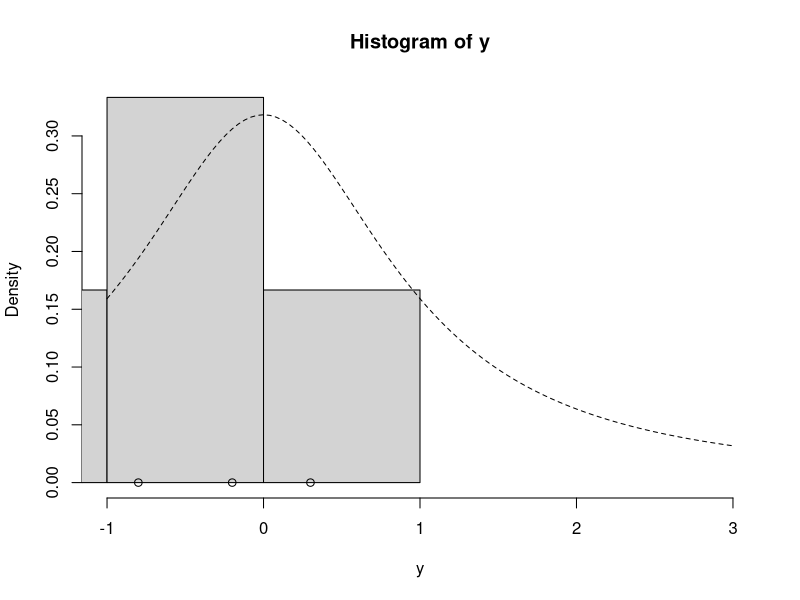
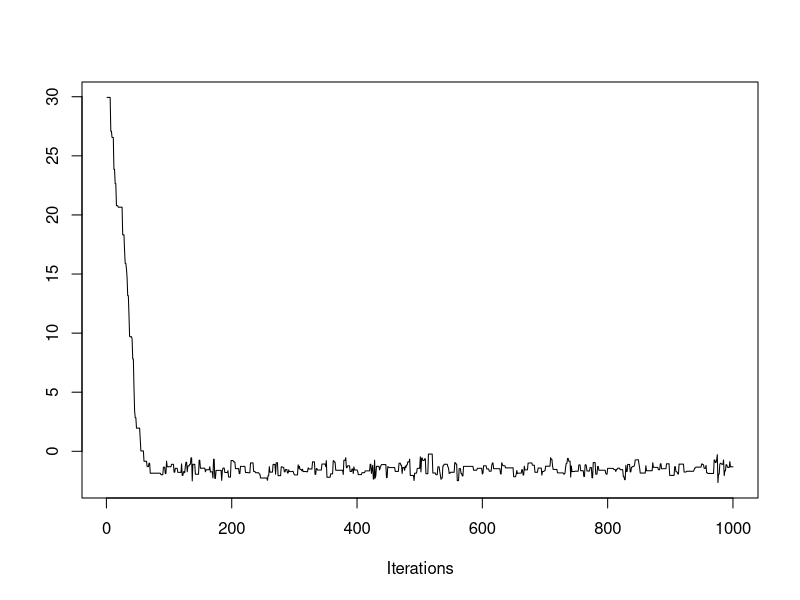
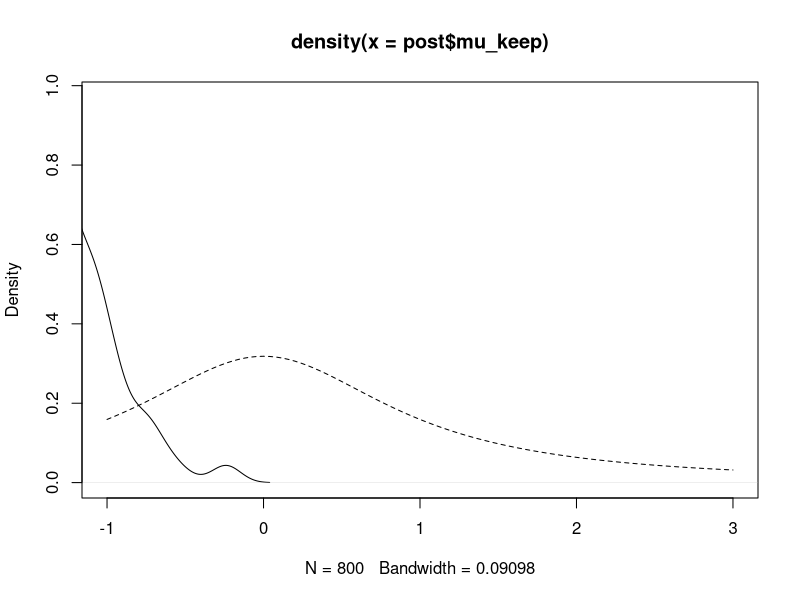

Source code (R) for these figures, in order:
lg = function(mu, n, ybar) {
  mu2 = mu^2
  n* (ybar*mu - mu2/2) - log(1.0 + mu2)
}

mh = function(n, ybar, n_iter, mu_init, cand_sd) {
  mu_out = numeric(n_iter)
  accept = 0
  mu_now = mu_init
  lg_now = lg(mu=mu_now, n=n, ybar=ybar)
  
  for (i in 1:n_iter) {
    mu_cand = rnorm(1, mean=mu_now, sd=cand_sd)
    lg_cand = lg(mu_cand, n=n, ybar=ybar)
    lalpha = lg_cand - lg_now
    alpha = exp(lalpha)
    
    u = runif(1)
    if (u < alpha) {
      mu_now = mu_cand
      accept = accept + 1
      lg_now = lg_cand
    }
    
    mu_out[i] = mu_now
  }
  
  list(mu=mu_out, accept_rate=accept/n_iter)
}

## set up
# y = c(1.2, 1.4, -0.5, 0.3, 0.9, 2.3, 1.0, 0.1, 1.3, 1.9)
y = c(-0.2, -1.5, -5.3, 0.3, -0.8, -2.2)
ybar = mean(y)
n = length(y)

hist(y, freq=FALSE, xlim=c(-1.0, 3.0))
points(y, rep(0.0, n))
points(ybar, 0, pch=19)
curve(dt(x, df=1), lty=2, add=TRUE)

set.seed(43)
post = mh(n=n, ybar=ybar, n_iter=1e3, mu_init=30.0, cand_sd=1.5)
str(post)
# A good acceptance rate is between 0.23 and 0.5

# install.packages("coda")
library("coda")

traceplot(as.mcmc(post$mu))

### post analysis
post$mu_keep = post$mu[-c(1:200)]
plot(density(post$mu_keep), xlim=c(-1.0, 3.0))
curve(dt(x, df=1), lty=2, add=TRUE)
points(ybar, 0, pch=19)

str(post)